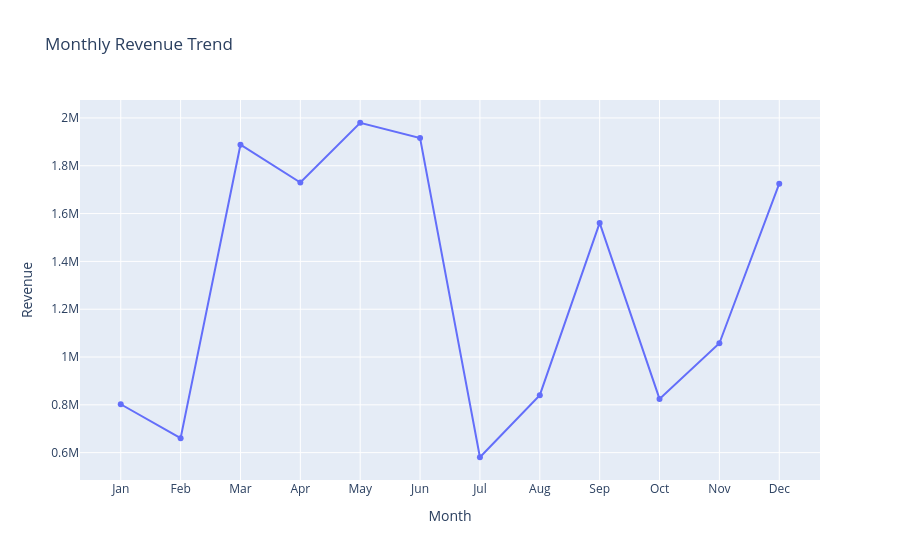

Here is the notebook cell this chart was saved with:
### Code cell
## Create a line chart showing revenue trends. ##
line_chart = px.line(
                revenue_df,
                x="Month",
                y="Revenue",
                title="Monthly Revenue Trend",
                markers=True)
line_chart.show()

### Figure 1 — Plotly figure (JSON) as saved in the notebook; plotly's stock layout.template omitted (floating-point values rounded to 4 significant figures)
{"data": [{"hovertemplate": "Month=%{x}<br>Revenue=%{y}<extra></extra>", "legendgroup": "", "line": {"color": "#636efa", "dash": "solid"}, "marker": {"symbol": "circle"}, "mode": "lines+markers", "name": "", "orientation": "v", "showlegend": false, "type": "scatter", "x": ["Jan", "Feb", "Mar", "Apr", "May", "Jun", "Jul", "Aug", "Sep", "Oct", "Nov", "Dec"], "xaxis": "x", "y": [802451, 660667, 1888070, 1729699, 1979982, 1915673, 580767, 840538, 1560880, 824884, 1057639, 1725142], "yaxis": "y"}], "layout": {"legend": {"tracegroupgap": 0}, "title": {"text": "Monthly Revenue Trend"}, "xaxis": {"anchor": "y", "domain": [0, 1], "title": {"text": "Month"}}, "yaxis": {"anchor": "x", "domain": [0, 1], "title": {"text": "Revenue"}}}}
